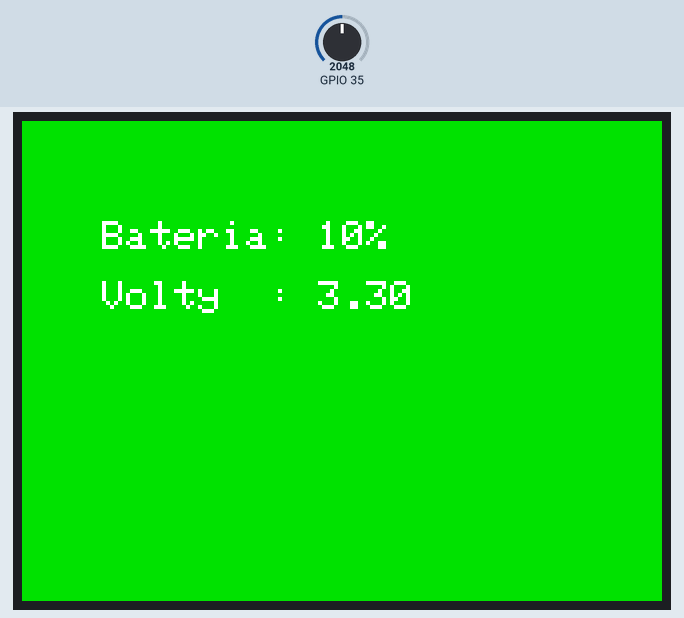
Recording of a sketch running on a simulated ESP32. Parts: 320×240 colour display. Inputs (shaded band) come from the test bench; at power-on: GPIO 35 = 2048.

Above: at 1.4 s.
1.5 s: GPIO 35 set to 2866
At 1.82 s:
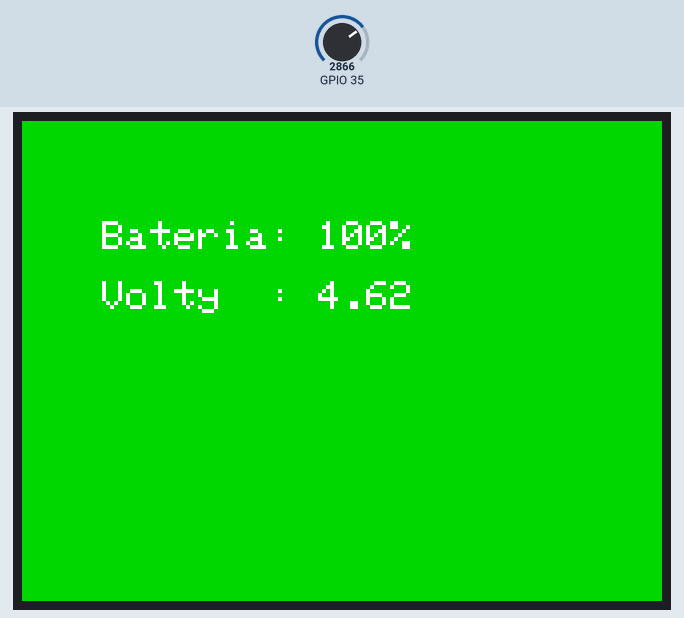
3.7 s: GPIO 35 set to 3603
At 3.98 s:
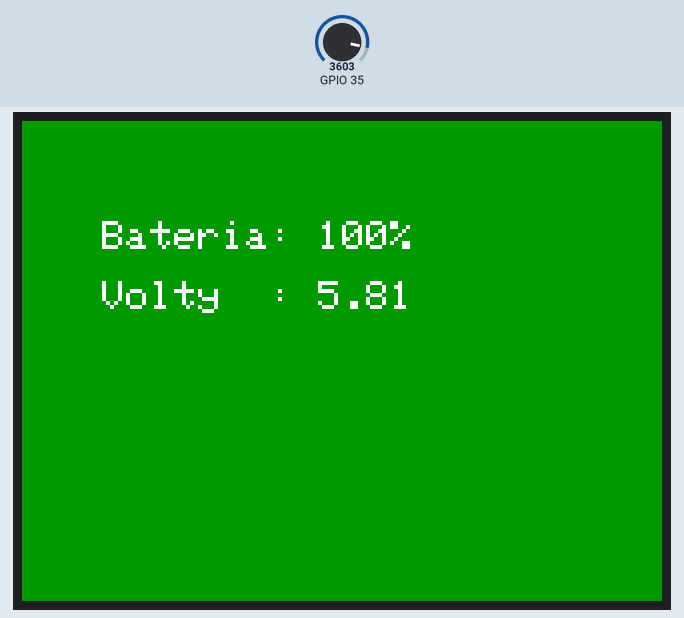
5.7 s: GPIO 35 set to 4095
At 9.8 s:
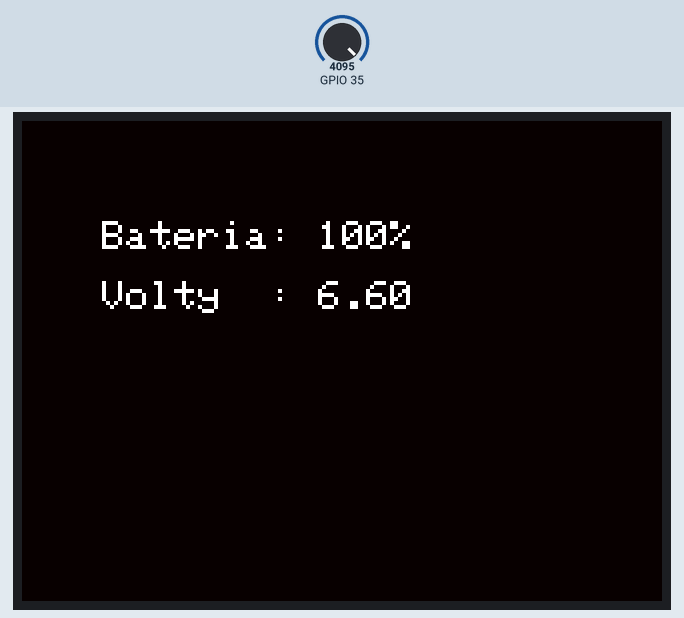

The sketch:

BatteryCapacityFade.ino
```cpp
// Shows fake 100% for whole time, i dont know why.

#include <M5Unified.h>

int red = 0, green = 255, blue = 0; // Začíname so zelenou farbou
int colorStep = 5;  // Zrýchlenie/zníženie farby
int colorState = 0; // Stav premennej, ktorá určuje, ktorú farbu meníme

void setup() {
  M5.begin();  // Inicializácia M5StickC Plus2
  M5.Lcd.setRotation(1);  // Nastavenie orientácie na šírku (0, 1, 2, 3)
  M5.Lcd.setTextSize(2); // Nastavenie veľkosti textu
  M5.Lcd.setTextColor(WHITE); // Farba textu (biela)
  M5.Lcd.fillScreen(WHITE);  // Počiatočná farba pozadia (biela)
}

void loop() {
  // Načítanie napätia batérie (pin 35 je priradený k batérii na M5StickC Plus2)
  float battery_voltage = analogRead(35);

  // Kalibrácia ADC na napätie batérie
  battery_voltage = battery_voltage * (3.3 / 4095.0) * 2; // 3.3V referenčné napätie a zisk 2 (pre Li-Po batériu)

  // Výpočet percenta nabitia batérie (medzi 3.2V a 4.2V)
  int battery_percentage = (battery_voltage - 3.2) / (4.2 - 3.2) * 100;

  // Obmedzenie percenta do rozsahu 0 až 100
  if (battery_percentage > 100) {
    battery_percentage = 100;
  } else if (battery_percentage < 0) {
    battery_percentage = 0;
  }

  // Zmena farby pozadia postupne, podľa aktuálneho stavu
  M5.Lcd.fillScreen(M5.Lcd.color565(red, green, blue));  // Nastavenie farby pozadia

  // Nastavenie pozície a farby textu
  M5.Lcd.setCursor(40, 50); // Nastavenie pozície pre "Bateria"
  M5.Lcd.print("Bateria: ");
  M5.Lcd.print(battery_percentage);
  M5.Lcd.print("%");

  M5.Lcd.setCursor(40, 80); // Nastavenie pozície pre "Volty"
  M5.Lcd.print("Volty  : ");
  M5.Lcd.print(battery_voltage, 2); // Zobrazenie voltáže s dvoma desatinnými miestami

  // Zmena farby pozadia
  if (colorState == 0) {
    green -= colorStep;  // Znižujeme zelenú (prechod zintenzívni)
    if (green <= 0) {
      green = 0;  // Zastavíme znižovanie zelenej
      red += colorStep;  // Začneme zvyšovať červenú (prechod na oranžovú)
      if (red >= 255) {
        red = 255;  // Zastavíme zvyšovanie červenej
        colorState = 1;  // Prejdeme na ďalší stav (prechod na oranžovú)
      }
    }
  } else if (colorState == 1) {
    red -= colorStep;  // Znižujeme červenú (prechod na žltú)
    if (red <= 0) {
      red = 0;  // Zastavíme znižovanie červenej
      blue += colorStep;  // Začneme zvyšovať modrú (prechod na fialovú)
      if (blue >= 255) {
        blue = 255;  // Zastavíme zvyšovanie modrej
        colorState = 2;  // Prejdeme na ďalší stav (prechod na fialovú)
      }
    }
  } else if (colorState == 2) {
    blue -= colorStep;  // Znižujeme modrú (prechod na modrú)
    if (blue <= 0) {
      blue = 0;  // Zastavíme znižovanie modrej
      green += colorStep;  // Začneme zvyšovať zelenú (prechod na ružovú)
      if (green >= 255) {
        green = 255;  // Zastavíme zvyšovanie zelenej
        colorState = 3;  // Prejdeme na ďalší stav (prechod na ružovú)
      }
    }
  } else if (colorState == 3) {
    green -= colorStep;  // Znižujeme zelenú (prechod na modrú)
    if (green <= 0) {
      green = 0;  // Zastavíme znižovanie zelenej
      blue += colorStep;  // Začneme zvyšovať modrú
      if (blue >= 255) {
        blue = 255;  // Zastavíme zvyšovanie modrej
        colorState = 0;  // Prejdeme späť na pôvodnú farbu (zelenú)
      }
    }
  }

  // Zobrazenie informácií
  delay(100);  // Počkáme 0.1 sekundy pred ďalšou zmenou farby
}
```
